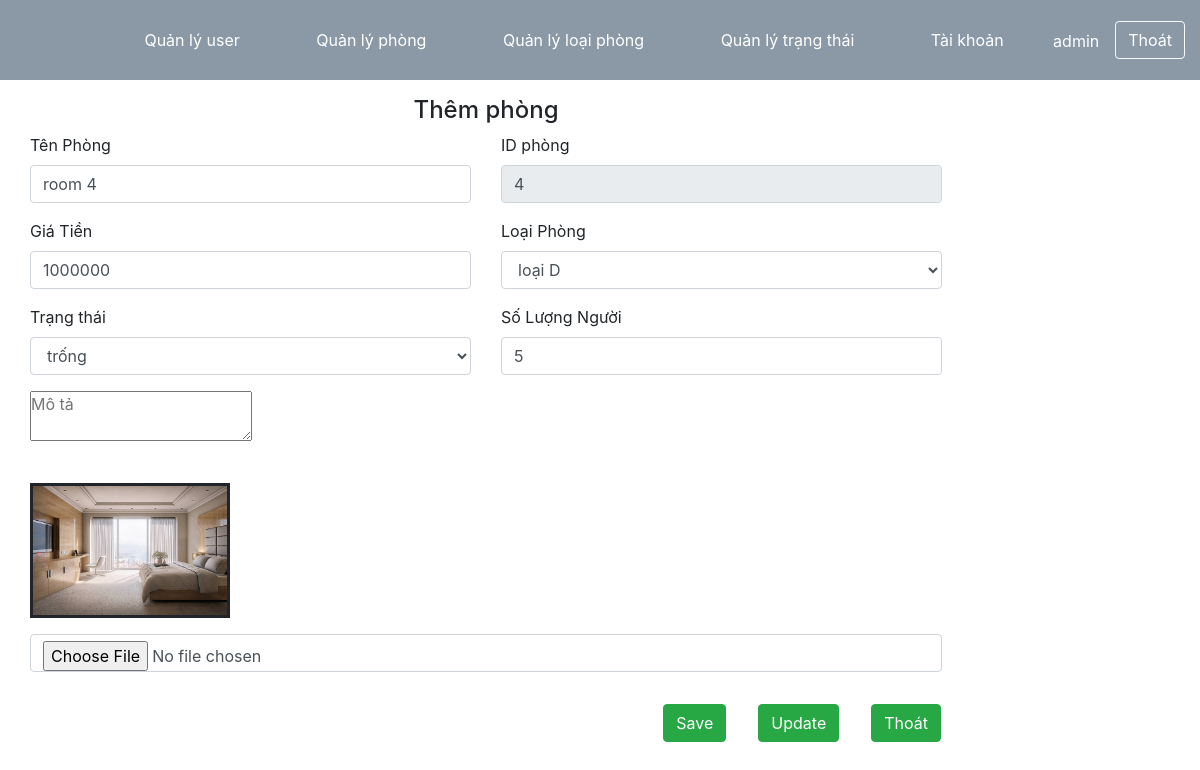
The app's page /admin/index.php?action=suaphong&id=4 (signed in) with its own data.
### tables this page shows
CREATE TABLE IF NOT EXISTS `phong` (
  `phongID` int NOT NULL AUTO_INCREMENT,
  `tenphong` varchar(255) NOT NULL,
  `img` varchar(255) DEFAULT NULL,
  `giaphong` decimal(10,0) NOT NULL,
  `trangthaiID` int NOT NULL,
  `loaiphongID` int NOT NULL,
  `soluongtoida` int NOT NULL,
  `mota` varchar(550) DEFAULT NULL,
  PRIMARY KEY (`phongID`)
);

CREATE TABLE IF NOT EXISTS `loaiphong` (
  `ID` int NOT NULL AUTO_INCREMENT,
  `loaiphong` varchar(50) NOT NULL,
  PRIMARY KEY (`ID`)
);

CREATE TABLE IF NOT EXISTS `trangthai` (
  `ID` int NOT NULL AUTO_INCREMENT,
  `trangthai` varchar(255) NOT NULL,
  PRIMARY KEY (`ID`)
);

### models/phongModel.php (called while the page is built, shortened)
<?php
	class phongModel extends connect
	{
		public function timkiemtheoID($id)
		{
			$sql = "select * from phong where phongID = $id;";
			$ds = $this->get_data($sql);
			foreach ($ds as $key => $value) {
				$this->id = $value["phongID"];
				$this->tenphong = $value["tenphong"];
				$this->giaphong = $value["giaphong"];
				$this->trangthaiID = $value["trangthaiID"];
				$this->loaiphongID = $value["loaiphongID"];
				$this->soluongtoida = $value["soluongtoida"];
				$this->img = $value["img"];
			}
		}
	}
 ?>

### models/database.php (called while the page is built, shortened)
<?php
	class connect{
		public function get_data($sql)
		{
			$conn = mysqli_connect("localhost","root","","quanlykhachsan");
			$result = mysqli_query($conn,$sql);
			$arr = mysqli_fetch_all($result,MYSQLI_ASSOC);
			return $arr;
		}
	}
 ?>

### models/loaiphongModel.php (called while the page is built, shortened)
<?php
	class loaiphongModel extends connect
	{
		public function docdanhsachloaiphong()
		{
			$sql = "select * from loaiphong";
			$dsloaiphong = $this->get_data($sql);
			return $dsloaiphong;
		}
	}
 ?>

### models/trangthaiModel.php (called while the page is built, shortened)
<?php
	class trangthaiModel extends connect
	{
		public function docdanhsachtrangthai()
		{
			$sql = "select * from trangthai";
			$dstrangthai = $this->get_data($sql);
			return $dstrangthai;
		}
	}
?>

### admin/danhmucphong/load_thongtinphong.php (the view, shortened to what this page needs)
<div class="row">
		<form method="post" action="index.php?action=thongtinphong" enctype="multipart/form-data" style="width:80%">
			<div class="text-center">
				<h4>Thêm phòng</h4>
			</div>
			<div class="row">
				<div class="form-group col col-md-6">
                    <label class="form-label">Tên Phòng</label>
                    <input type="text" id="txt_tenphong" required name="tenphong" class="form-control" value="<?php echo $p->tenphong ?>" />
                </div>
                <div class="form-group col col-md-6">
                    <label class="form-label">ID phòng</label>
                    <input type="text" id="txt_phongID" readonly name="phongID" class="form-control" value="<?php echo $p->id ?>" />
                </div>
			</div>
            <div class="row">
                 <div class="form-group col col-md-6">
                            <label class="form-label">Giá Tiền</label>
                            <input type="number" id="txt_giatien" name="giatien" class="form-control" value="<?php echo $p->giaphong ?>" />
                </div>
                <div class="form-group col col-md-6">
                    <label class="form-label">Loại Phòng</label>
                    <select name="loaiphongID" class="form-control">
                        <?php foreach ($dsloaiphong as $key => $value): ?>
                            <option class="form-control" <?php if($value['ID']==$p->loaiphongID) echo "selected" ?> value="<?php echo $value["ID"] ?>"><?php echo $value["loaiphong"]; ?></option>
                        <?php endforeach ?>
                    </select>
                </div>
            </div>
            <div class="row">
                <div class="form-group col col-md-6">
                    <label class="form-label">Trạng thái</label>
                    <select name="trangthaiID" class="form-control">
                        <?php foreach ($dstrangthai as $key => $value): ?>
                            <option readonly class="form-control" <?php if($value['ID']==$p->trangthaiID){echo "selected";} ?> value="<?php echo $value["ID"] ?>"><?php echo $value["trangthai"] ?></option>
                        <?php endforeach ?>
                    </select>
                </div>
                <div class="form-group col col-md-6">
                    <label class="form-label">Số Lượng Người</label>
                    <input type="number" name="soluongnguoi" id="txt_soluongnguoi" class="form-control" value="<?php if(isset($p)) echo $p->soluongtoida ?>" />
               </div>
            </div>
                        <div class="form-group">
                            <textarea name="mota" placeholder="Mô tả" id="txtarea_mota"><?php echo $p->mota ?></textarea>
                        </div>
                        <?php
                            if(isset($p))
                            {
                                if($p->img==""||$p->img==null)
                                {
                                    echo "không có hình";
                                }
                                else{
                                    echo '<img id="phongimg" style="width:200px;border:solid; margin-top:20px" src="'.'../'.$p->img.'" />';
                                }
                            }
                         ?>
                        <div class="form-group mt-3">
                            <input type="file" id="upload_img" class="form-control" name="phong_img" value="" title="Tải ảnh"/>
                        </div>
            <div class="row">
                <div class="col">
                    <div class="row" style="float: right;">
                        <input name="btn_luuphong" type="submit" value="Save" class="btn btn-success m-3">
                        <input name="btn_suaphong" type="submit" value="Update" class="btn btn-success m-3">
                        <button class="btn btn-success m-3" formaction="index.php?action=danhmucphong">Thoát</button>
                    </div>
                </div>
            </div>
        </form>
	</div>

### css/style.css (style rules this page uses)
* { margin: 0; padding: 0; box-sizing: border-box; list-style: none; text-decoration: none; }

### records on screen
phong: tenphong "room 4", phongID "4", giatien "1000000", loaiphongID "loại D", trangthaiID "trống", soluongnguoi "5", img (picture)

### other values on screen
$_SESSION['user'] "admin"
